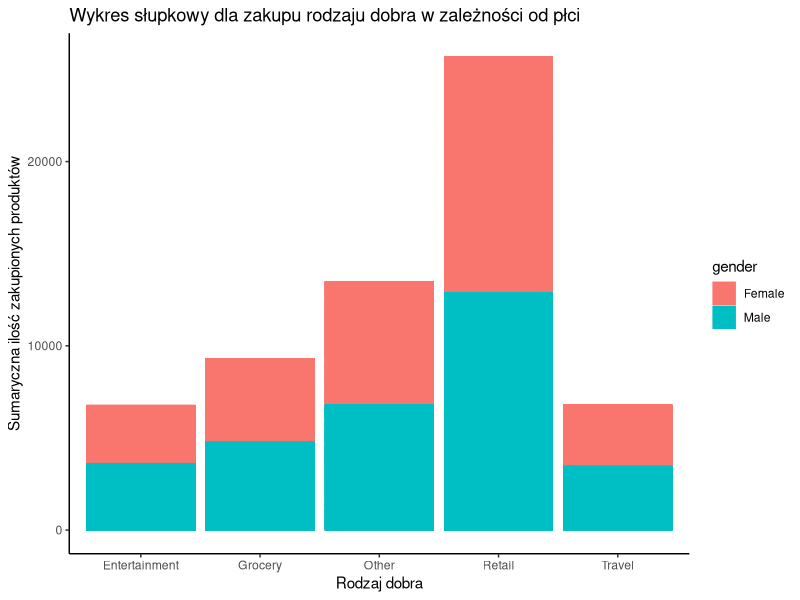
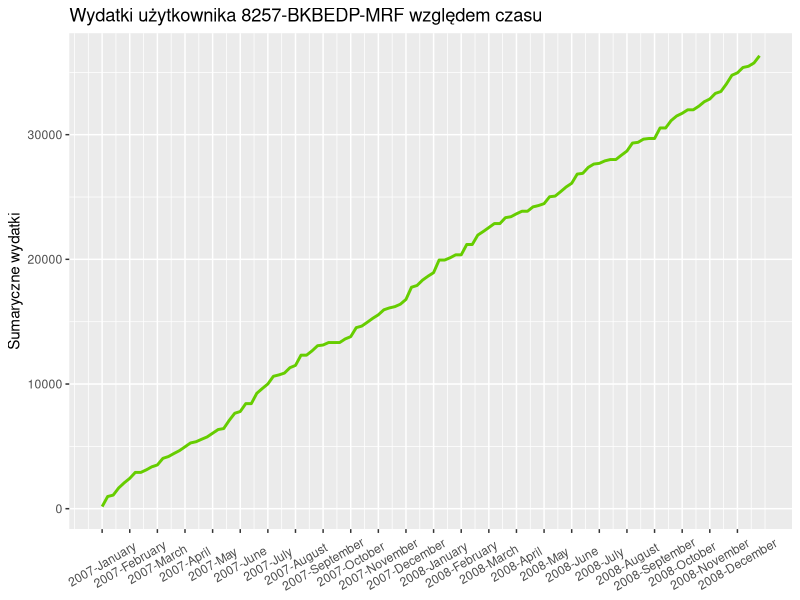
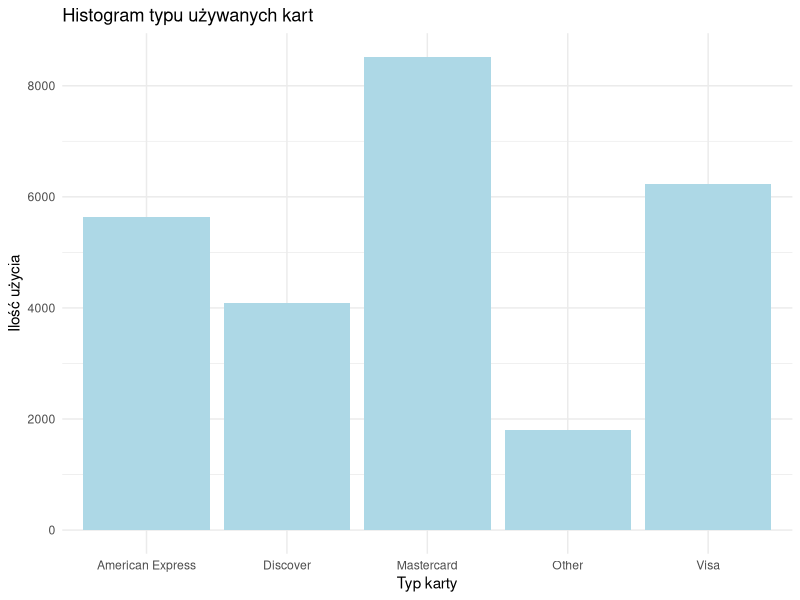
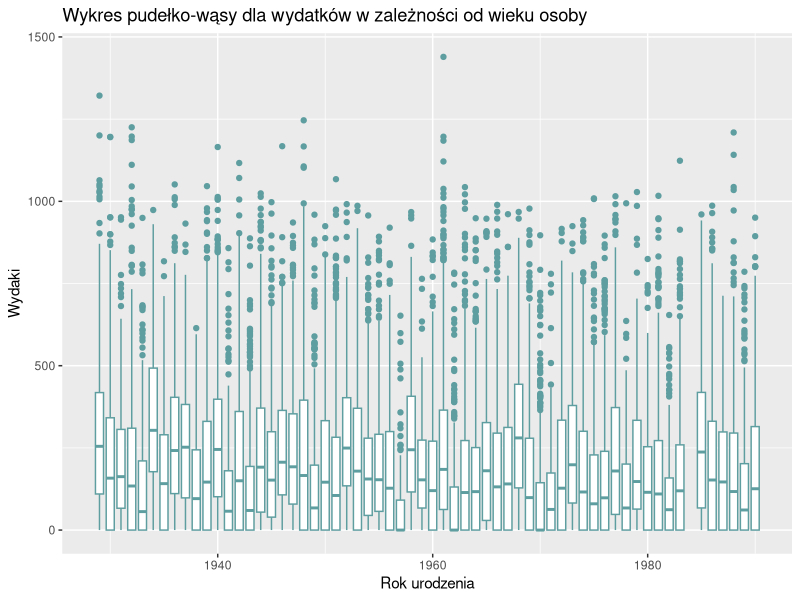
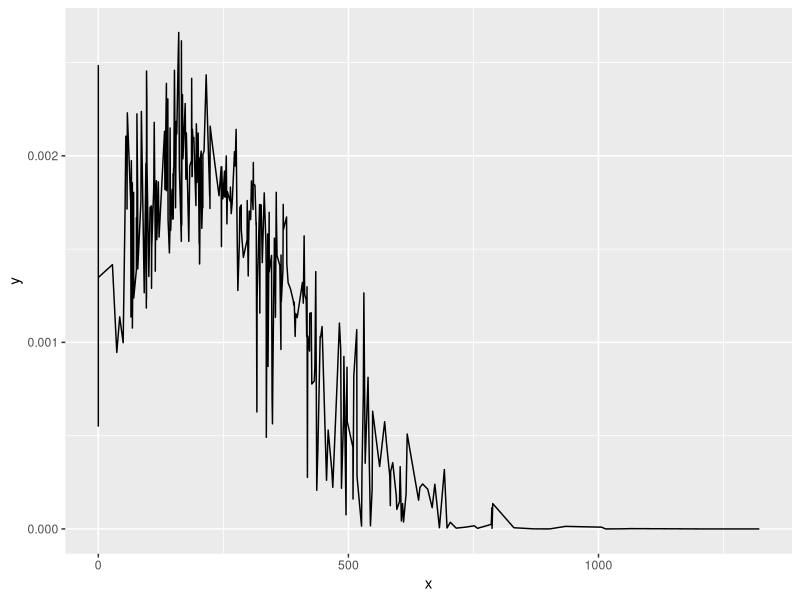

Generate these figures, in order, with R:
## ---- chunk 1
library(ggplot2)
library(readr)
library(dplyr)
## ---- chunk 2
data <- read.csv2("credit_card.xls");
## ---- chunk 3
frame <- data.frame(
  items_summary=unclass(summary(data$items)),
  spent_summary=unclass(summary(data$spent))
  )
frame
## ---- chunk 4
ggplot() + 
  geom_bar(
    data=data, 
    aes(x=type_trans, y=items, color=gender, fill=gender), 
    stat="identity"
    ) +
  labs(
    title="Wykres słupkowy dla zakupu rodzaju dobra w zależności od płci",
    x="Rodzaj dobra",
    y="Sumaryczna ilość zakupionych produktów"
    ) +
  theme_classic()
## ---- chunk 5
# Filtrujemy wysztkie dane pierwszego użytkownika
user_data <- data[data$custid == "8257-BKBEDP-MRF",]

month_numeric <- c("January", "February", "March", "April","May", "June", "July", "August", "September", "October", "November", "December" )

# Zamiana miesiąca z słowa na liczbe np. January=1
month <- match(user_data$month, month_numeric)

user_date_spent = data.frame(
  year = user_data$year,
  month = month,
  spent = user_data$spent
  )

# Sortowanie po roku i miesiącu
sorted_user <- user_date_spent[order(user_date_spent$year, user_date_spent$month),]
# Sumaryczny wektor 
sorted_user$spent <- cumsum(sorted_user$spent)
data_length = length(sorted_user$spent)

ggplot() +
  geom_line(
    data=sorted_user, 
    aes(x = seq(from=1, to=data_length), y = spent),
    color = "chartreuse3",
    linewidth = 1
    ) + 
  scale_x_continuous(
    breaks= seq(from=1, to=data_length, by=5), 
    labels=c(paste(rep(2007, 12), month_numeric, sep="-"), paste(rep(2008, 12), month_numeric, sep="-"))
    ) +
  labs(
    title = "Wydatki użytkownika 8257-BKBEDP-MRF względem czasu",
    x = NULL,
    y = "Sumaryczne wydatki"
  ) +
  theme(axis.text.x = element_text(angle = 30, hjust = 0.5, vjust = 0.5))

## ---- chunk 6

ggplot() +
  geom_histogram(
    data=data, 
    aes(x=card), 
    stat="count", 
    fill="lightblue") +
  labs(
    title = "Histogram typu używanych kart",
    x = "Typ karty",
    y = "Ilość użycia"
    ) +
  theme_minimal()

## ---- chunk 7
user_data = 
  data.frame(year=data$birth_year, spent=data$spent) %>%
  group_by(year) %>% 
  summarize(
    total_spent=sum(spent),
    q1 = quantile(spent, 0.25),
    median = median(spent),
    q3 = quantile(spent, 0.75),
    lower_whisker = max(min(spent), q1 - 1.5 * IQR(spent)),
    upper_whisker = min(max(spent), q3 + 1.5 * IQR(spent)),
    mean = mean(spent),
    sd = sd(spent)
  )
## ---- chunk 8
outliers_1929 <- data[data$birth_year == 1929,]$spent
outliers_1929 <- outliers_1929[outliers_1929 > user_data[user_data$year == 1929,]$upper_whisker]
outliers_1929
## ---- chunk 9
# TODO: opisac
ggplot() +
  geom_boxplot(
    data=data, 
    aes(x=birth_year, y=spent, group=birth_year),
    color="cadetblue"
    ) +
  labs(
    title = "Wykres pudełko-wąsy dla wydatków w zależności od wieku osoby",
    x = "Rok urodzenia",
    y = "Wydaki",
    )
  theme_bw()
## ---- chunk 10
# TODO: wyliczyc i wyrysować dla 1929
spent = data[data$birth_year == 1929,]$spent

spent
a <- dnorm(spent, user_data$mean, user_data$sd)
ggplot() +
  geom_line(data=data.frame(x=spent, y=a), aes(x, y))

